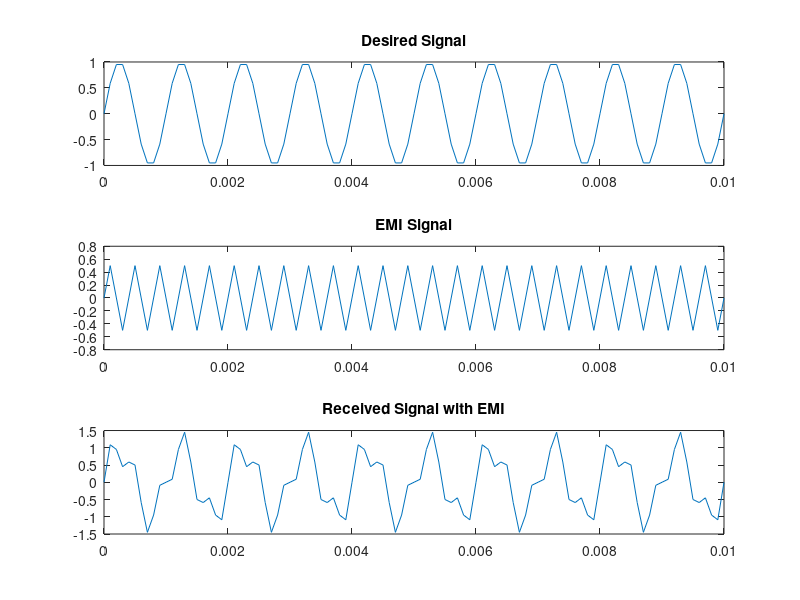

Write the MATLAB code that produced this figure.
clc;
clear;
close all;
fs=10000;
t=0:1/fs:0.01;
signal=sin(2*pi*1000*t);
emi=0.5*sin(2*pi*2500*t);
received=signal+emi;
figure;
subplot(3,1,1);
plot(t,signal);
title('Desired Signal');
subplot(3,1,2);
plot(t,emi);
title('EMI Signal');
subplot(3,1,3);
plot(t,received);
title('Received Signal with EMI');
